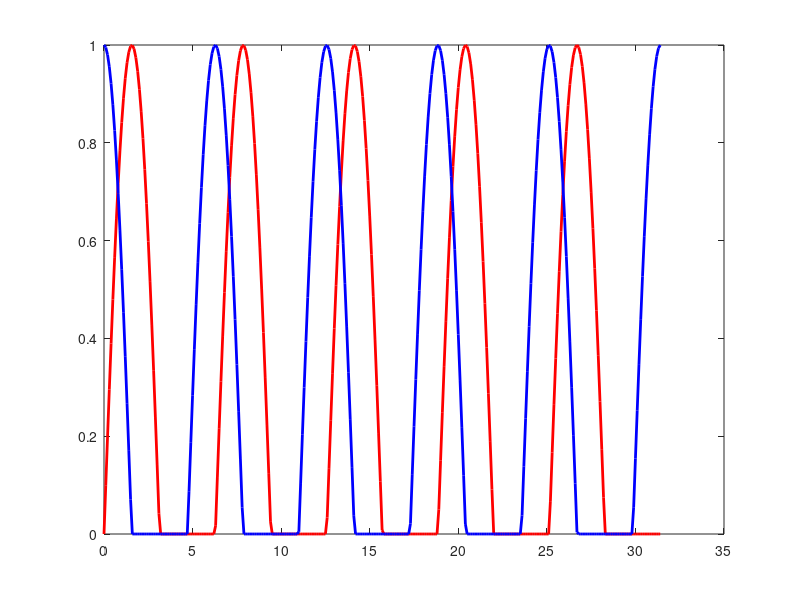

The MATLAB source for this figure:
%week 3 problem 7
%preamble
clear all; close all; clc;
x=0:0.1:10*pi;

%for loop function
for i=1:length(x)
    y1(i)=sin(x(i));
    y2(i)=cos(x(i));
    
    %if function for sin
    if y1(i)>0
        y1(i)=y1(i)
    else y1(i)=0
    end
    
    %if function for cos 
    if y2(i)<0
        y2(i)=0
    end
    
    %end of for-loop
end 
plot (x,y1,'r', 'linewidth',2)
hold on
plot (x,y2,'b','linewidth',2)